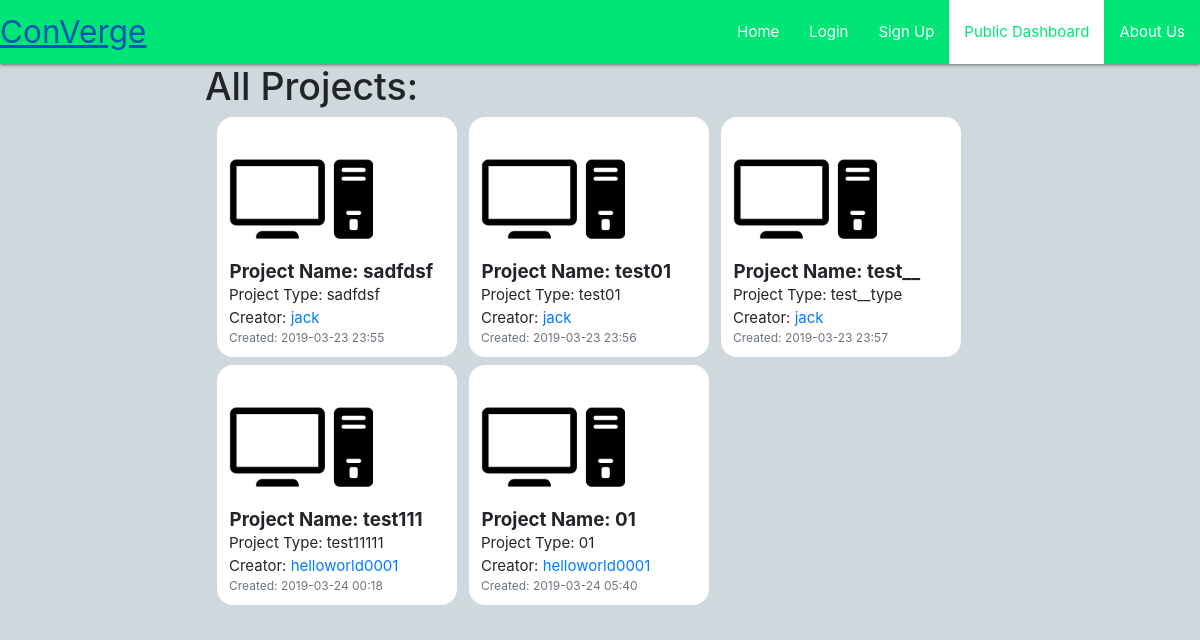
Page /publicDashboard/ on the earlier database version.
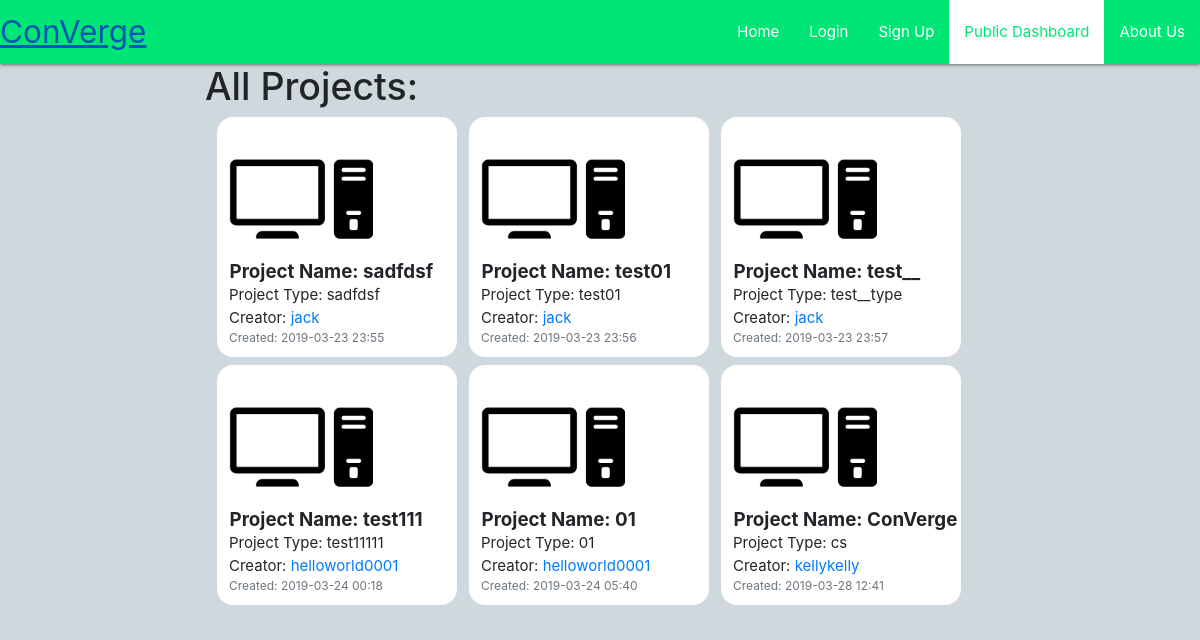
Same page on the later database version.
### users/models.py (models this page shows, shortened)
class Project(models.Model):
      dateTime = models.CharField(max_length=100)
      creator = models.ForeignKey(Profile, on_delete=models.CASCADE)
      projectName = models.CharField(max_length=100)
      projectType = models.CharField(max_length=100)
      projectPicture = models.ImageField(default='pics/defaultProject.png',upload_to='pics/')

class Profile(models.Model):
    user = models.OneToOneField(User, on_delete=models.CASCADE) #pics is the directory in the MEDIA directory to be saved
    image = models.ImageField(default='pics/default.png',upload_to='pics/') #needs pillow to be installed

### users/views.py (the view)
# urls.py: path('publicDashboard/',user_views.dashboard,name="dash"),
def dashboard(request):
    projects = Project.objects.all() #from db
    return render(request,'users/dashboard.html',{'proj':projects})

### users/templates/users/dashboard.html (shortened to what this page needs)
{% extends "main/header.html" %}
{% block content%}
<div class="row" id="main1">
  <div class="col-2"></div>
  <div class="col-9">
    <div>
      <h1>All Projects: </h1>
      {% for x in proj %}
      <div class="media1">
        <img class="account-img" src="{{x.projectPicture.url}}">
        <div>
          <h5><strong>Project Name: {{x.projectName}}</strong></h5>
          <p>Project Type: {{x.projectType}}</p>
          <p>Creator: <a href="/allUsers?name1={{x.creator.user}}"> {{x.creator.user}} </a></p>
          <p class="text-muted small">Created: {{x.dateTime}}</p>
        </div>
      </div>
      {% endfor %}
    </div>
  </div>
</div>
{% endblock%}

### main/templates/main/header.html (shortened to what this page needs)
<head>
  {% load static %}
    <link rel="stylesheet" href="https://cdnjs.cloudflare.com/ajax/libs/materialize/1.0.0/css/materialize.min.css">
<link rel="stylesheet" href="https://stackpath.bootstrapcdn.com/bootstrap/4.3.1/css/bootstrap.min.css">
</head>
<body class="blue-grey lighten-4">
  <nav>
    <div class="nav-wrapper green accent-3">
      <a href="#" class="brand-logo">ConVerge</a>
      <ul id="nav-mobile" class="right hide-on-med-and-down">
        <li><a id="home" href="/">Home</a></li>
        {% if user.is_authenticated %}
        <li><a id="logout" href="/logout">Logout</a></li>
        <li><a id="profiles" href="/profiles">View Your Profile</a></li>
        <li><a id="createProject" href="/createProject">Create a new Project</a></li>
        <li><a id="myProjects" href="/myProjects">My Projects</a></li>
        <li><a id="Polls" href="/polls">Polls</a></li>
        {% else %}
        <li><a id="login" href="/login">Login</a></li>
        <li><a id="register" href="/register">Sign Up</a></li>
        {% endif %}
        <li><a id="publicDashboard" href="/publicDashboard">Public Dashboard</a></li>
        <li><a id="aboutUs" href="/aboutus.html">About Us</a></li>
      </ul>
    </div>
  </nav>
  {% block content%}
  {% endblock%}
</body>

### users/templates/users/dashboard.html (style rules this page uses)
.account-img { height: 18vh; }
.media1 { float: left; background-color:white; width: 20vw; height: 20vw; border-radius: 2vh; margin-left: 1vw; margin-bottom: 1vh; padding-left:1vw; }
p { margin: 0px; }
h5 { margin: .5px; }

Differences in the rows shown:
added Project: projectPicture (placeholder picture), projectName "ConVerge", projectType "cs", creator.user "kellykelly", dateTime "2019-03-28 12:41"
